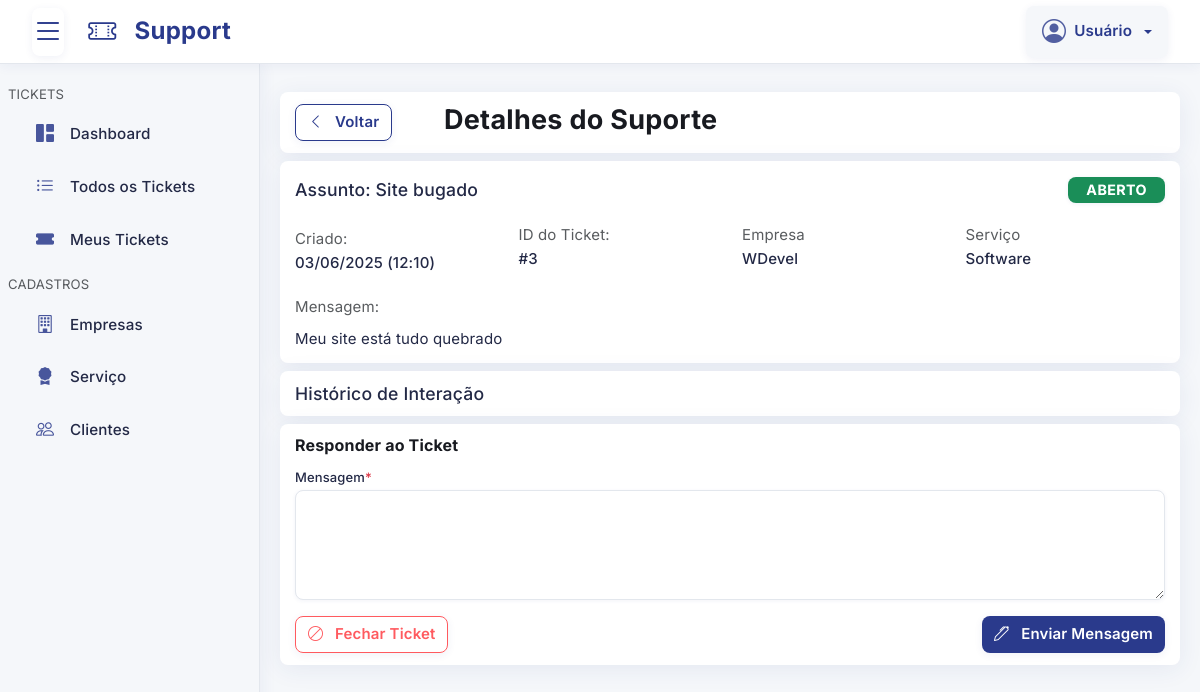
/pages/suporte/detalhes.php?id=3, run on an earlier commit of the app's database.
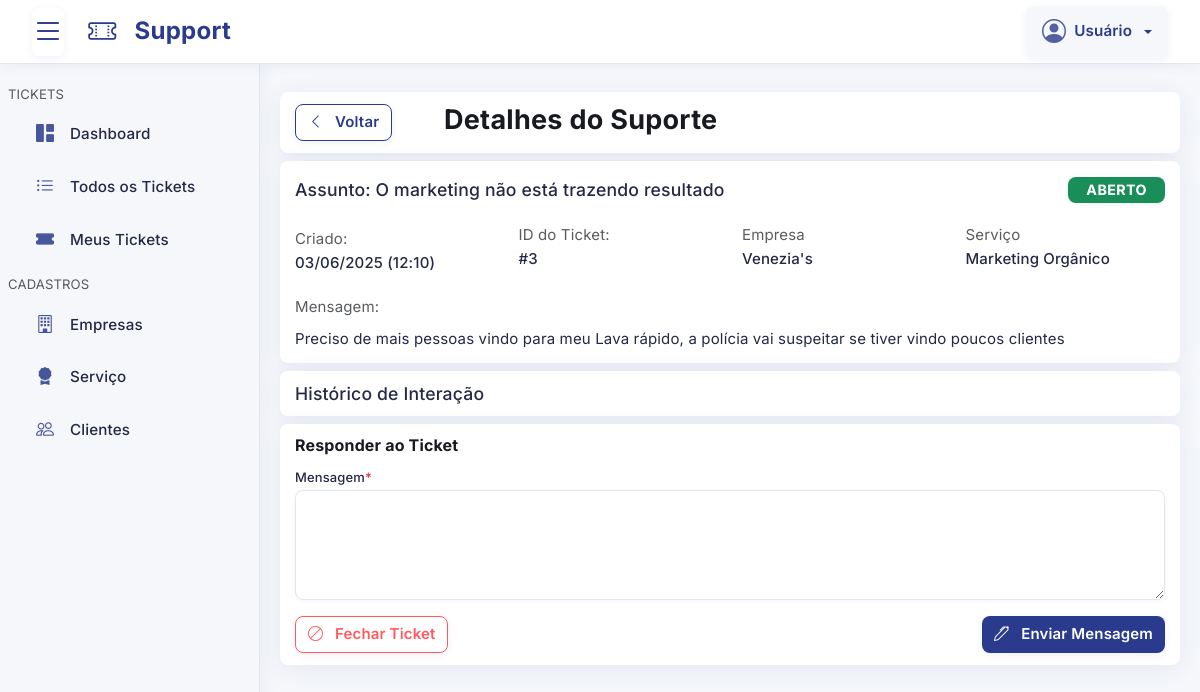
And on a later commit of the database.
### tables this page shows
CREATE TABLE `suporte` (
  `id` int(11) NOT NULL,
  `empresa_id` int(11) NOT NULL,
  `servico_id` int(11) NOT NULL,
  `cliente_id` int(11) NOT NULL,
  `usuario_id` int(11) DEFAULT NULL COMMENT 'Só é atribuído manualmente ou se interagir com o SUPORTE',
  `assunto` longtext NOT NULL,
  `status` varchar(255) NOT NULL DEFAULT 'ABERTO' COMMENT 'ABERTO, FECHADO, RESPONDIDO, AGUARDANDO_SUPORTE',
  `situacao` tinyint(1) NOT NULL DEFAULT 1 COMMENT '0 = INATIVO ou 1 = ATIVO',
  `cadastrado` timestamp NULL DEFAULT current_timestamp(),
  `alterado` timestamp NULL DEFAULT current_timestamp() ON UPDATE current_timestamp()
);

CREATE TABLE `empresa` (
  `id` int(11) NOT NULL,
  `nome` varchar(255) NOT NULL,
  `situacao` tinyint(1) NOT NULL DEFAULT 1 COMMENT '0 = INATIVO ou 1 = ATIVO',
  `cadastrado` timestamp NULL DEFAULT current_timestamp(),
  `alterado` timestamp NULL DEFAULT current_timestamp() ON UPDATE current_timestamp()
);

CREATE TABLE `servico` (
  `id` int(11) NOT NULL,
  `nome` varchar(255) NOT NULL,
  `situacao` tinyint(1) NOT NULL DEFAULT 1 COMMENT '0 = INATIVO ou 1 = ATIVO',
  `cadastrado` timestamp NULL DEFAULT current_timestamp(),
  `alterado` timestamp NULL DEFAULT current_timestamp() ON UPDATE current_timestamp()
);

CREATE TABLE `suporte_mensagem` (
  `id` int(11) NOT NULL,
  `suporte_id` int(11) NOT NULL,
  `mensagem` longtext NOT NULL,
  `proprietario` varchar(255) DEFAULT NULL COMMENT 'CLIENTE ou USUARIO',
  `respondido` tinyint(1) DEFAULT 1 COMMENT '0 = INATIVO ou 1 = ATIVO',
  `cadastrado` timestamp NULL DEFAULT current_timestamp(),
  `alterado` timestamp NULL DEFAULT current_timestamp() ON UPDATE current_timestamp()
);

### config/Database.php (called while the page is built, shortened)
<?php
class Database
{
    private $host = "localhost";
    private $dbName = "support_ticket_manager";
    private $username = "root";
    private $password = "";
    private $pdo;
    private function connect()
    {
        $dsn = "mysql:host={$this->host};dbname={$this->dbName};";
        try {
            $this->pdo = new PDO(
                $dsn,
                $this->username,
                $this->password,
                array(PDO::MYSQL_ATTR_INIT_COMMAND => "SET NAMES utf8")
            );
            $this->pdo->setAttribute(PDO::ATTR_ERRMODE, PDO::ERRMODE_EXCEPTION);
            $this->pdo->setAttribute(PDO::ATTR_DEFAULT_FETCH_MODE, PDO::FETCH_ASSOC);
        } catch (PDOException $e) {
            $this->error = $e->getMessage();
            die("Erro ao conectar ao banco de dados: {$this->error}");
        }
    }
    public function getConnection()
    {
        try {
            return $this->pdo;
        } catch (PDOException $e) {
            $this->error = $e->getMessage();
            die("Erro ao conectar ao banco de dados: {$this->error}");
        }
    }
}

### config/Suporte.php (called while the page is built, shortened)
<?php
class Suporte
{
    private $db;
    public function __construct($db)
    {
        $this->db = $db;
    }
    public function pegarPorId($id = null)
    {
        try {
            $query = "SELECT `suporte`.*,
                `cliente`.`nome_fantasia` AS cliente_nome_fantasia,
                `cliente`.`razao_social` AS cliente_razao_social,
                `cliente`.`responsavel_nome` AS cliente_responsavel_nome,
                `cliente`.`responsavel_email` AS cliente_responsavel_email,
                `servico`.`nome` AS servico_nome,
                `usuario`.`nome` AS usuario_nome,
                `empresa`.`nome` AS empresa_nome
                FROM `suporte`
                LEFT JOIN `cliente` ON `cliente`.`id` = `suporte`.`cliente_id`
                LEFT JOIN `usuario` ON `usuario`.`id` = `suporte`.`usuario_id`
                LEFT JOIN `empresa` ON `empresa`.`id` = `suporte`.`empresa_id`
                LEFT JOIN `servico` ON `servico`.`id` = `suporte`.`servico_id`
                WHERE `suporte`.`id` = :id LIMIT 1";
            $stmt = $this->db->prepare($query);
            $stmt->bindValue(":id", (int)$id, PDO::PARAM_INT);
            $stmt->execute();
            $registro = $stmt->fetch(PDO::FETCH_OBJ);
            return $registro;
        } catch (\Throwable $th) {
            error_log("Erro em pegarPorId: " . $th->getMessage());
            return null;
        }
    }
}

### config/SuporteMensagem.php (called while the page is built, shortened)
<?php
class SuporteMensagem
{
    private $db;
    public function __construct($db)
    {
        $this->db = $db;
    }
    public function pegarPorSuporteId($suporte_id = NULL)
    {
        try {
            $query = "SELECT `suporte_mensagem`.* FROM `suporte_mensagem`
                        WHERE `suporte_mensagem`.`suporte_id` = :suporte_id
                        ORDER BY `suporte_mensagem`.`cadastrado` ASC";
            $stmt = $this->db->prepare($query);
            $stmt->bindParam(":suporte_id", $suporte_id, PDO::PARAM_INT);
            $stmt->execute();
            $registro = $stmt->fetchAll(PDO::FETCH_OBJ);
            return $registro;
        } catch (\Throwable $th) {
            return [];
        }
    }
}

### pages/suporte/detalhes.php (the view, shortened to what the changed rows need)
<?php include("../template/topo.php"); ?>
<?php
$id = isset($_GET["id"]) ? $_GET["id"] : NULL;
$suporte_registro = $classSuporte->pegarPorId($id);
$mensagem_registro = $classSuporteMensagem->pegarPorSuporteId($id);
?>
<div class="suporte-mensagem-detalhe mt-2">
    <?php if (!$suporte_registro): ?>
        <div class="error-container text-center py-5">
            <div class="error-icon mb-4">
                <i class="bi-exclamation-circle display-1 text-danger"></i>
            </div>
            <h2 class="error-title mb-3 text-muted">Suporte não encontrado!</h2>
            <p class="error-message text-muted mb-4">O suporte que você está procurando não existe ou foi removido.</p>
            <a href="index.php" class="btn btn-voltar botao-noty-voltar">
                <i class="bi-arrow-left me-2"></i>
                Voltar para a lista de Suporte
            </a>
        </div>
    <?php else: ?>
        <div class="sessao">
            <div class="row">
                <div class="col-xl-10 col-lg-10 col-md-8 col-sm-12 col-12">
                    <h1 class="titulo">Detalhes do Suporte</h1>
                </div>
            </div>
        </div>
        <div class="sessao">
            <div class="d-flex justify-content-between align-items-center mb-3">
                <h2 class="subtitulo mb-0">Assunto: <?php echo isset($suporte_registro->assunto) ? htmlspecialchars($suporte_registro->assunto) : '-' ?></h2>
                <p class="fw-bold my-1">
                    <?php if (isset($suporte_registro->status) && $suporte_registro->status == "ABERTO"): ?>
                        <span class="badge text-bg-success">ABERTO</span>
                    <?php elseif (isset($suporte_registro->status) && $suporte_registro->status == "AGUARDANDO_SUPORTE"): ?>
                        <span class="badge text-bg-warning">AGUARDANDO SUPORTE</span>
                    <?php elseif (isset($suporte_registro->status) && $suporte_registro->status == "RESPONDIDO"): ?>
                        <span class="badge text-bg-info">RESPONDIDO</span>
                    <?php else: ?>
                        <span class="badge text-bg-danger">FECHADO</span>
                    <?php endif; ?>
                </p>
            </div>
            <div class="row">
                <div class="col-md-3 col-sm-6">
                    <p class="my-1">
                        <?php if (isset($suporte_registro->status) && $suporte_registro->status == "FECHADO"): ?>
                            <span class="text-muted d-block">Fechado:</span>
                            <span class="fw-medium"><?php echo !empty($suporte_registro->alterado) ? date("d/m/Y (H:i)", strtotime($suporte_registro->alterado)) : '-' ?></span>
                        <?php else: ?>
                            <span class="text-muted d-block">Criado:</span>
                            <span class="fw-medium"><?php echo !empty($suporte_registro->cadastrado) ? date("d/m/Y (H:i)", strtotime($suporte_registro->cadastrado)) : '-' ?></span>
                        <?php endif ?>
                    </p>
                </div>
                <div class="col-md-3 col-sm-6">
                    <span class="text-muted d-block">ID do Ticket:</span>
                    <span class="fw-medium">#<?php echo isset($suporte_registro->id) ? htmlspecialchars($suporte_registro->id) : '-' ?></span>
                </div>
                <div class="col-md-3 col-sm-6">
                    <span class="text-muted d-block">Empresa</span>
                    <span class="fw-medium"><?php echo isset($suporte_registro->empresa_nome) ? htmlspecialchars($suporte_registro->empresa_nome) : '-' ?></span>
                </div>
                <div class="col-md-3 col-sm-6">
                    <span class="text-muted d-block">Serviço</span>
                    <span class="fw-medium"><?php echo isset($suporte_registro->servico_nome) ? htmlspecialchars($suporte_registro->servico_nome) : '-' ?></span>
                </div>
                <div class="col-md-12 mt-3">
                    <span class="meta-label text-muted d-block mb-2">Mensagem:</span>
                    <?php if (isset($mensagem_registro[0])): ?>
                        <?php echo htmlspecialchars($mensagem_registro[0]->mensagem) ?>
                    <?php else: ?>
                        <span class="text-muted">Nenhuma mensagem cadastrada.</span>
                    <?php endif; ?>
                </div>
            </div>
        </div>
        <div class="sessao">
            <h2 class="subtitulo mb-0">Histórico de Interação</h2>
        </div>
    <?php endif ?>
</div>
<?php include("../template/rodape.php"); ?>

What changed in the data, as far as the page shows it:
changed suporte id 3: assunto "Site bugado" → "O marketing não está trazendo resultado"; empresa.nome "WDevel" → "Venezia's"; servico.nome "Software" → "Marketing Orgânico"
changed suporte_mensagem: mensagem "Meu site está tudo quebrado" → "Preciso de mais pessoas vindo para meu Lava rápido, a polícia vai suspeitar se tiver vindo poucos clientes"
